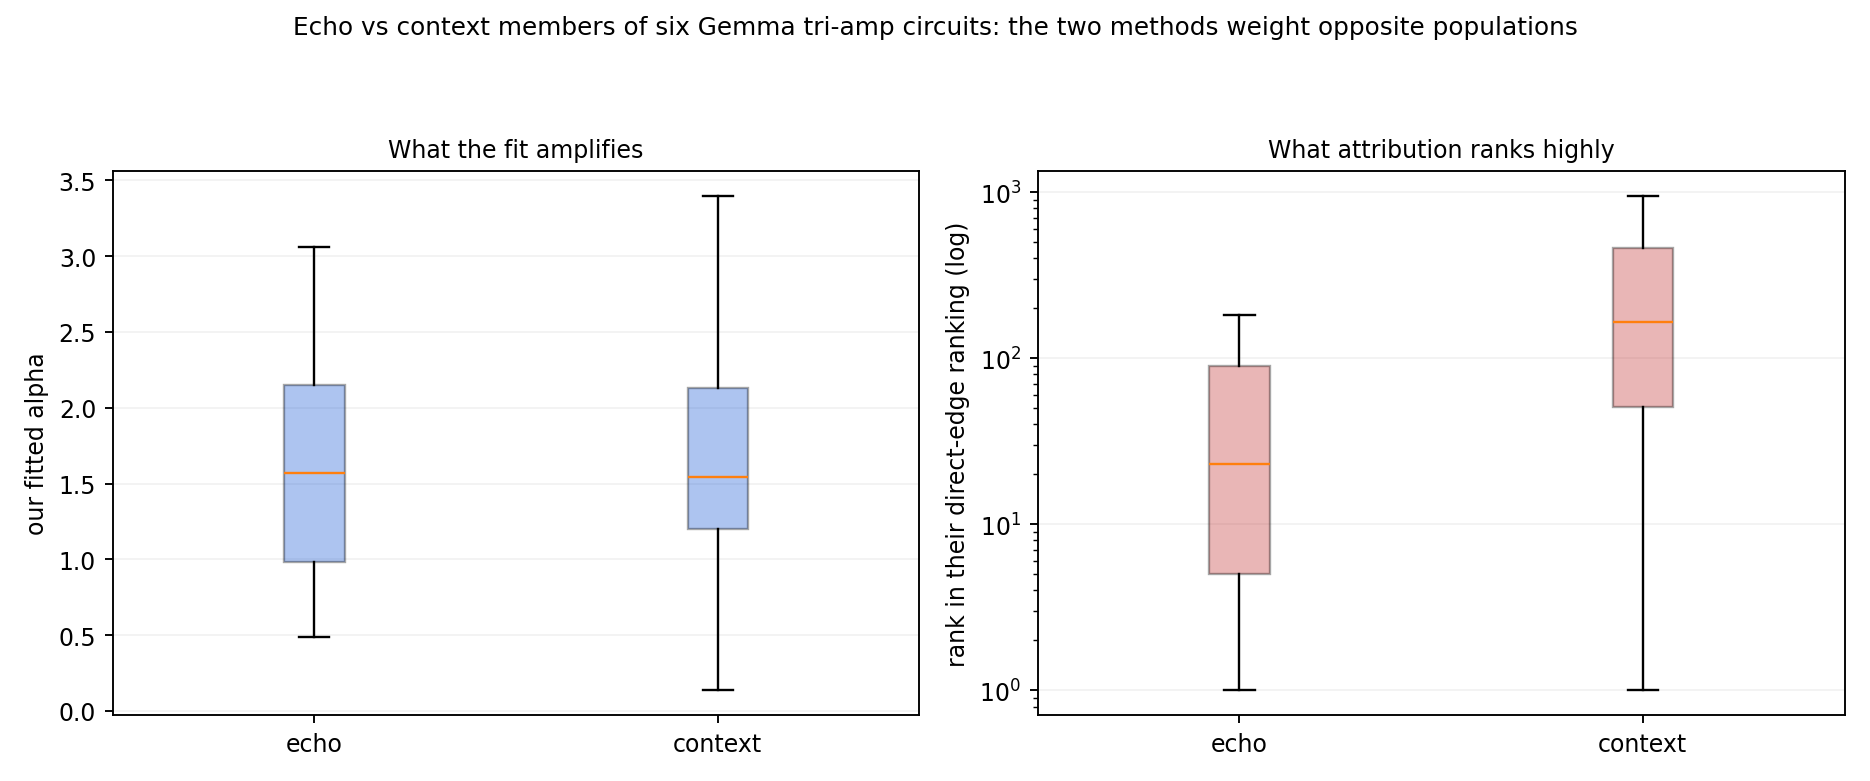

Recreate this plot in Python.
"""THE ECHO TEST -- the quantitative form of the qualitative finding.

Claim under test: attribution ranks highest those circuit members that
merely RESTATE the seed concept (its token, its synonyms -- "echoes"),
while our amplitude fit puts its weight on CONTEXT members that supply
the seed's preconditions and share no vocabulary with it.

Method: label-lexical. A member is an ECHO if its Neuronpedia label
shares a content word (>=4 chars, stopwords and generic interp-jargon
removed) with the SEED's own label, or if either label quotes the same
token. Everything else is CONTEXT. This is deliberately crude and
label-derived: it is a descriptive statistic over auto-interp text, not
a semantic ground truth, and it inherits any auto-interp error. It is
reported as such.

Then, per seed and pooled: median alpha and median attribution rank for
each class, plus a rank-sum test (Mann-Whitney U, normal approximation)
on alpha between classes.

  python echo_vs_context.py -> echo_vs_context.md + echo_vs_context.pdf/png
"""
import json
import math
import re
from pathlib import Path

import matplotlib
matplotlib.use("Agg")
import matplotlib.pyplot as plt

HERE = Path(__file__).parent
STOP = set("""the and for with that this from into over under about above
们 a an of in on to as at by or nor but if then than so such when while
where which who whom whose what how why all any both each few more most
other some only own same too very can will just don should now is are
was were be been being have has had do does did doing would could may
might must shall its it their there here they them these those you your
word words phrase phrases term terms text texts mention mentions
mentioned related relating reference references referring instance
instances including include includes especially particularly various
seemingly unrelated specific context contexts use used using usage
associated indicating indicate indicates one two three sometimes often
also written form forms name names number numbers""".split())
TOKQ = re.compile(r'"([^"]+)"')


def content(label):
    ws = {w for w in re.findall(r"[a-z]{4,}", label.lower()) if w not in STOP}
    return ws


def quoted(label):
    return {q.strip().lower() for q in TOKQ.findall(label)}


def mwu(a, b):
    """Mann-Whitney U on (a > b), normal approximation with tie
    correction; returns (U, z, p_two_sided). Small-n caveat applies."""
    if not a or not b:
        return None, None, None
    allv = sorted(a + b)
    def rank(x):
        i = allv.index(x)
        j = len(allv) - 1 - allv[::-1].index(x)
        return (i + j) / 2 + 1
    ra = sum(rank(x) for x in a)
    na, nb = len(a), len(b)
    U = ra - na * (na + 1) / 2
    mu = na * nb / 2
    sd = math.sqrt(na * nb * (na + nb + 1) / 12)
    if sd == 0:
        return U, None, None
    z = (U - mu) / sd
    p = math.erfc(abs(z) / math.sqrt(2))
    return U, z, p


def med(v):
    v = sorted(v)
    return v[len(v) // 2] if v else None


LABELS = {}
for line in open(HERE / "neuronpedia_labels.jsonl"):
    r = json.loads(line)
    LABELS[(r["layer"], r["feat"])] = r["label"]

RANK = {}
for line in open(HERE / "theirs_gtc_nodes.jsonl"):
    r = json.loads(line)
    RANK[(int(r["layer"]), int(r["latent"]))] = {
        (int(l), int(f)): i + 1 for i, (l, f, *_) in enumerate(r["ranking"])}

out = ["# The echo test: what attribution ranks vs what the fit amplifies",
       "",
       "ECHO = member label shares a content word or a quoted token with",
       "the SEED's label. CONTEXT = everything else. Label-lexical and",
       "descriptive: it is a statistic over auto-interp text, not semantic",
       "ground truth.", "",
       "| seed | seed label | n | echo | context | med alpha echo | med alpha ctx |"
       " med ct-rank echo | med ct-rank ctx | MWU p (alpha) |",
       "|---|---|---|---|---|---|---|---|---|---|"]
pool = {"echo_a": [], "ctx_a": [], "echo_r": [], "ctx_r": []}
fig, ax = plt.subplots(1, 2, figsize=(11, 4.6))

for line in open(HERE / "ours_gtc_members.jsonl"):
    r = json.loads(line)
    if r["arm"] != "triamp400":
        continue
    key = (int(r["layer"]), int(r["latent"]))
    slab = LABELS.get(key, "")
    sc, sq = content(slab), quoted(slab)
    ea, ca, er, cr = [], [], [], []
    for l, d in r["alphas"].items():
        for f, a in d.items():
            k = (int(l), int(f))
            lab = LABELS.get(k, "")
            is_echo = bool(content(lab) & sc) or bool(quoted(lab) & sq)
            rk = RANK[key].get(k)
            (ea if is_echo else ca).append(float(a))
            if rk:
                (er if is_echo else cr).append(rk)
    _, _, p = mwu(ca, ea)
    out.append("| L%d/%d | %s | %d | %d | %d | %s | %s | %s | %s | %s |" % (
        key[0], key[1], slab[:44], len(ea) + len(ca), len(ea), len(ca),
        "%.2f" % med(ea) if ea else "-", "%.2f" % med(ca) if ca else "-",
        med(er) or "-", med(cr) or "-",
        ("%.3f" % p) if p is not None else "-"))
    pool["echo_a"] += ea; pool["ctx_a"] += ca
    pool["echo_r"] += er; pool["ctx_r"] += cr

# CONTROL: "our set is 80% context" means nothing without the base rate.
# Compare the echo share of OUR n members against THEIR top-n (matched
# size, same seed, same label source) and against a random draw from
# their full 20k ranking.
share_ours, share_head = [], []
out += ["", "## Control: echo share, ours vs their matched head", "",
        "| seed | ours echo share | their top-n echo share | their 20k echo share |",
        "|---|---|---|---|"]
import random
rng = random.Random(11)
for line in open(HERE / "ours_gtc_members.jsonl"):
    r = json.loads(line)
    if r["arm"] != "triamp400":
        continue
    key = (int(r["layer"]), int(r["latent"]))
    slab = LABELS.get(key, "")
    sc, sq = content(slab), quoted(slab)
    def is_echo(k):
        lab = LABELS.get(k)
        if lab is None:
            return None                      # unlabelled: excluded, stated
        return bool(content(lab) & sc) or bool(quoted(lab) & sq)
    mem = [(int(l), int(f)) for l, d in r["members"].items() for f in d]
    n = len(mem)
    ours_e = [is_echo(k) for k in mem]
    ours_share = sum(1 for x in ours_e if x) / max(1, len(ours_e))
    order = sorted(RANK[key], key=lambda k: RANK[key][k])
    head = [is_echo(k) for k in order[:n]]
    head = [x for x in head if x is not None]
    rnd = [is_echo(k) for k in rng.sample(order, min(len(order), 400))]
    rnd = [x for x in rnd if x is not None]
    if head:
        share_ours.append(ours_share); share_head.append(sum(head) / len(head))
    out.append("| L%d/%d | %.0f%% (n=%d) | %s | %s |" % (
        key[0], key[1], 100 * ours_share, n,
        ("%.0f%% (labelled %d/%d)" % (100 * sum(head) / len(head), len(head), n))
        if head else "no labels",
        ("%.0f%% (labelled %d)" % (100 * sum(rnd) / len(rnd), len(rnd)))
        if rnd else "no labels"))
nlo = sum(1 for a, b in zip(share_ours, share_head) if a < b)
out += ["",
        "Their matched head is fully labelled (fetch_labels.py fetches it),",
        "so the middle column is a like-for-like base rate, not a subset.",
        "The 20k column samples 400 features and counts only those already",
        "cached, so it is indicative only.",
        "",
        "OUR echo share is lower than their matched head on %d of %d seeds"
        % (nlo, len(share_ours)),
        "(sign test p=%.3f); ratio of shares, median %.2f -- our circuits"
        % (2 ** -len(share_ours) * 2 * sum(
            math.comb(len(share_ours), k)
            for k in range(nlo, len(share_ours) + 1)),
           med([a / b for a, b in zip(share_ours, share_head) if b > 0])),
        "carry roughly half the seed-vocabulary density of the equally",
        "sized attribution head.", ""]

_, z, p = mwu(pool["ctx_a"], pool["echo_a"])
_, zr, pr = mwu(pool["echo_r"], pool["ctx_r"])
out += ["",
        "## Pooled over six seeds", "",
        "| class | n | median alpha | median ct-rank |", "|---|---|---|---|",
        "| echo | %d | %.2f | %d |" % (len(pool["echo_a"]),
                                       med(pool["echo_a"]), med(pool["echo_r"])),
        "| context | %d | %.2f | %d |" % (len(pool["ctx_a"]),
                                          med(pool["ctx_a"]), med(pool["ctx_r"])),
        "",
        "Mann-Whitney on alpha (context > echo): z=%.2f, p=%.4g" % (z, p),
        "Mann-Whitney on attribution rank (echo better i.e. lower): "
        "z=%.2f, p=%.4g" % (zr, pr),
        "",
        "Caveat: members are not independent (six circuits, shared",
        "features across seeds), so p-values are indicative, not a",
        "licence to claim significance at a seed level.",
        ]

ax[0].boxplot([pool["echo_a"], pool["ctx_a"]], tick_labels=["echo", "context"],
              showfliers=False, patch_artist=True,
              boxprops=dict(facecolor="#1657d6", alpha=0.35))
ax[0].set_ylabel("our fitted alpha")
ax[0].set_title("What the fit amplifies", fontsize=10)
ax[1].boxplot([pool["echo_r"], pool["ctx_r"]], tick_labels=["echo", "context"],
              showfliers=False, patch_artist=True,
              boxprops=dict(facecolor="#c22f2f", alpha=0.35))
ax[1].set_yscale("log")
ax[1].set_ylabel("rank in their direct-edge ranking (log)")
ax[1].set_title("What attribution ranks highly", fontsize=10)
for a in ax:
    a.grid(alpha=0.15, axis="y")
fig.suptitle("Echo vs context members of six Gemma tri-amp circuits: the two "
             "methods weight opposite populations", fontsize=10.5)
fig.tight_layout(rect=[0, 0, 1, 0.92])
for ext in ("pdf", "png"):
    fig.savefig(HERE / ("echo_vs_context.%s" % ext), dpi=170)

(HERE / "echo_vs_context.md").write_text("\n".join(out), encoding="utf-8",
                                         newline="")
print("\n".join(out))
